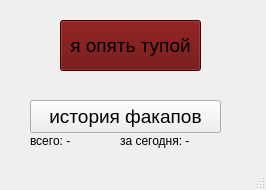
<?xml version="1.0" encoding="UTF-8"?>
<ui version="4.0">
 <class>MainWindow</class>
 <widget class="QMainWindow" name="MainWindow">
  <property name="geometry">
   <rect>
    <x>0</x>
    <y>0</y>
    <width>266</width>
    <height>190</height>
   </rect>
  </property>
  <property name="minimumSize">
   <size>
    <width>266</width>
    <height>0</height>
   </size>
  </property>
  <property name="maximumSize">
   <size>
    <width>266</width>
    <height>318</height>
   </size>
  </property>
  <property name="windowTitle">
   <string>Факапы</string>
  </property>
  <widget class="QWidget" name="centralwidget">
   <widget class="QPushButton" name="pushButton">
    <property name="geometry">
     <rect>
      <x>60</x>
      <y>20</y>
      <width>141</width>
      <height>51</height>
     </rect>
    </property>
    <property name="styleSheet">
     <string notr="true">font: 14pt;
background:rgb(100, 1, 1)</string>
    </property>
    <property name="text">
     <string>я опять тупой</string>
    </property>
   </widget>
   <widget class="QPushButton" name="pushButton_2">
    <property name="geometry">
     <rect>
      <x>30</x>
      <y>100</y>
      <width>191</width>
      <height>33</height>
     </rect>
    </property>
    <property name="styleSheet">
     <string notr="true">font: 14pt;</string>
    </property>
    <property name="text">
     <string>история факапов</string>
    </property>
   </widget>
   <widget class="QLabel" name="label">
    <property name="geometry">
     <rect>
      <x>30</x>
      <y>110</y>
      <width>91</width>
      <height>61</height>
     </rect>
    </property>
    <property name="text">
     <string>всего: -</string>
    </property>
   </widget>
   <widget class="QLabel" name="label_2">
    <property name="geometry">
     <rect>
      <x>120</x>
      <y>100</y>
      <width>101</width>
      <height>81</height>
     </rect>
    </property>
    <property name="text">
     <string>за сегодня: -</string>
    </property>
   </widget>
   <widget class="QTextEdit" name="textEdit">
    <property name="geometry">
     <rect>
      <x>10</x>
      <y>170</y>
      <width>241</width>
      <height>111</height>
     </rect>
    </property>
    <property name="readOnly">
     <bool>true</bool>
    </property>
    <property name="html">
     <string>&lt;!DOCTYPE HTML PUBLIC &quot;-//W3C//DTD HTML 4.0//EN&quot; &quot;http://www.w3.org/TR/REC-html40/strict.dtd&quot;&gt;
&lt;html&gt;&lt;head&gt;&lt;meta name=&quot;qrichtext&quot; content=&quot;1&quot; /&gt;&lt;style type=&quot;text/css&quot;&gt;
p, li { white-space: pre-wrap; }
&lt;/style&gt;&lt;/head&gt;&lt;body style=&quot; font-family:'SF Pro Display'; font-size:10pt; font-weight:400; font-style:normal;&quot;&gt;
&lt;p style=&quot; margin-top:0px; margin-bottom:0px; margin-left:0px; margin-right:0px; -qt-block-indent:0; text-indent:0px;&quot;&gt;&lt;span style=&quot; font-size:8pt;&quot;&gt;используя эту программу, вы автоматически соглашатесь на то что вы нетрадиционной сексуальной ориентации (гомосексуал), нахоидитесь в отношениях с котом негром, а так же обязаны выдать монолит человеку kotivas#8930&lt;/span&gt;&lt;/p&gt;&lt;/body&gt;&lt;/html&gt;</string>
    </property>
   </widget>
  </widget>
  <widget class="QStatusBar" name="statusbar"/>
 </widget>
 <resources/>
 <connections/>
</ui>
